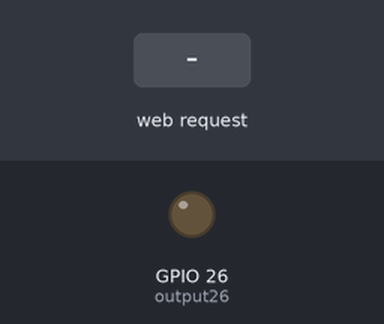
This sketch was run on a simulated ESP32. Parts: output pins drawn as LEDs (lit = HIGH). The inputs (shaded band) are chosen by the test bench. WiFi joins after 1.5 s; servers stay silent unless stated; what the sketch prints to the serial monitor is not drawn.

Above: at 2.7 s.
2.8 s: HTTP request GET /forward received
At 4.0 s:
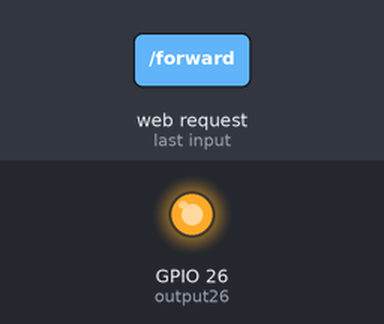
4.3 s: HTTP request GET /status received
At 5.2 s:
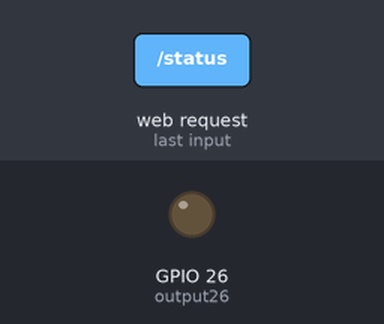
5.8 s: HTTP request GET /left received
At 6.3 s:
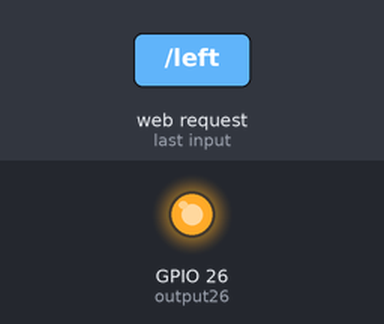
Timing chart, 0 to 8.8 s (numbered marks = the images above; inputs shaded):
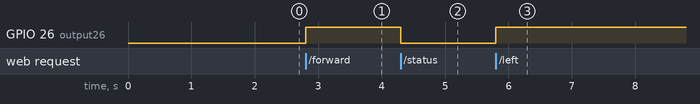

Measured:
- after the input at 2.8 s, GPIO 26 (output26): LOW → HIGH at once
- after the input at 4.3 s, GPIO 26 (output26): HIGH → LOW at once
- after the input at 5.8 s, GPIO 26 (output26): LOW → HIGH at once

The sketch:

ESP32.ino
```cpp
// Load Wi-Fi library
#include <WiFi.h>

#define RXD2 16
#define TXD2 17

// Replace with your network credentials
const char* ssid = "Samsung";
const char* password = "v9d4aa7b2v";

// Set web server port number to 80
WiFiServer server(80);

// Variable to store the HTTP request
String response, ip_address;

// Auxiliar variables to store the current output state
String output26State = "off";

// Assign output variables to GPIO pins
const int output26 = 26;

// Current time
unsigned long currentTime = millis();
// Previous time
unsigned long previousTime = 0;
// Define timeout time in milliseconds (example: 2000ms = 2s)
const long timeoutTime = 2000;
int wait30 = 30000; // time to reconnect when connection is lost.

// This is your Static IP
IPAddress local_IP(192, 168, 226, 20);
// Gateway IP address
IPAddress gateway(192, 168, 226, 27);
IPAddress subnet(255, 255, 0, 0);
IPAddress primaryDNS(8, 8, 8, 8);
IPAddress secondaryDNS(8, 8, 4, 4);

void setup() {
  Serial.begin(115200);
  Serial2.begin(9600, SERIAL_8N1, RXD2, TXD2);
  // Initialize the output variables as outputs
  pinMode(output26, OUTPUT);
  // Set outputs to LOW
  digitalWrite(output26, LOW);

  //Configure Static IP
  if(!WiFi.config(local_IP, gateway, subnet, primaryDNS, secondaryDNS))
  {
    Serial.println("Static IP failed to configure");
  }

  // Connect to Wi-Fi network with SSID and password
  Serial.print("Connecting to ");
  Serial.println(ssid);
  WiFi.begin(ssid, password);
  while (WiFi.status() != WL_CONNECTED) {
    delay(500);
    Serial.print(".");
  }
  // Print local IP address and start web server
  Serial.println("");
  Serial.println("WiFi connected.");
  Serial.println("IP address: ");
  ip_address = WiFi.localIP().toString();
  Serial.println(ip_address);
  server.begin();
}

void loop() {

// If disconnected, try to reconnect every 30 seconds.
  if ((WiFi.status() != WL_CONNECTED) && (millis() > wait30)) {
    Serial.println("Trying to reconnect WiFi...");
    WiFi.disconnect();
    WiFi.begin(ssid, password);
    wait30 = millis() + 30000;
  }
  // Check if a client has connected..
  WiFiClient client = server.available();
  if (!client) {
    return;
  }

  Serial.print("New client: ");
  Serial.println(client.remoteIP());

  // Espera hasta que el cliente envíe datos.
  // while(!client.available()){ delay(1); }

  /////////////////////////////////////////////////////
  // Read the information sent by the client.
  String req = client.readStringUntil('\r');
  Serial.println(req);

  // Make the client's request.
  if(req.indexOf("status") != -1)
  {
    response = "WiFi Connected: " + ip_address;
    digitalWrite(output26, LOW);
  }
  if(req.indexOf("forward") != -1)
  {
    response = "Forward";
    digitalWrite(output26, HIGH);
    Serial2.write(1);
  }
  if(req.indexOf("left") != -1)
  {
    response = "Left";
    digitalWrite(output26, HIGH);
    Serial2.write(2);
  }
  if(req.indexOf("right") != -1)
  {
    response = "Right";
    digitalWrite(output26, HIGH);
    Serial2.write(3);
  }
  if(req.indexOf("reverse") != -1)
  {
    response = "Reverse";
    digitalWrite(output26, HIGH);
    Serial2.write(4);
  }
  if(req.indexOf("stop") != -1)
  {
    response = "Stop";
    digitalWrite(output26, HIGH);
    Serial2.write(5);
  }
  if(req.indexOf("playMusic") != -1)
  {
    response = "Playing Music";
    digitalWrite(output26, HIGH);
    Serial2.write(6);
  }
  if(req.indexOf("offMusic") != -1)
  {
    response = "Music Turned Off";
    digitalWrite(output26, HIGH);
    Serial2.write(7);
  }
  if(req.indexOf("autoOn") != -1)
  {
    response = "Autonomous On";
    digitalWrite(output26, HIGH);
    Serial2.write(8);
  }
  if(req.indexOf("smallLeft") != -1)
  {
    response = "Small Left";
    digitalWrite(output26, HIGH);
    Serial2.write(9);
  }
  if(req.indexOf("smallRight") != -1)
  {
    response = "Small Right";
    digitalWrite(output26, HIGH);
    Serial2.write(10);
  }
    if(req.indexOf("smallForward") != -1)
  {
    response = "Small Forward";
    digitalWrite(output26, HIGH);
    Serial2.write(11);
  }

  client.println("HTTP/1.1 200 OK");
  client.println("Content-Type: text/html");
  client.println("");
  client.println(response); //  Return status.

  client.flush();
  client.stop();
  Serial.println("Client disconnected.");
}
```
